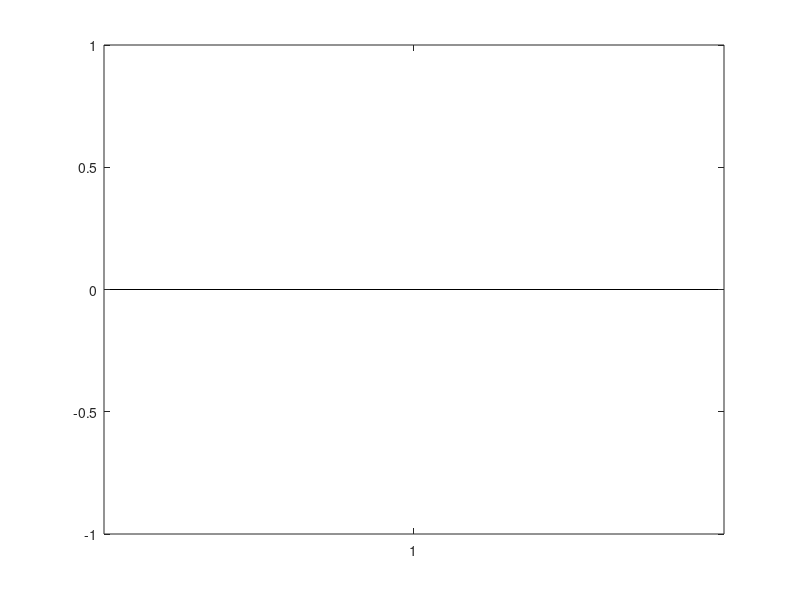

This figure's MATLAB source: (Note: this script raises an error after producing the figure.)
%% ------------------------------ Header ------------------------------- %%
% Filename:     ORRE_post_processing.m
% Description:  ORRE Post Processing Program input file (test)
% Authors:      D. Lukas and J. Davis
% Created on:   6-10-20
% Last updated: 8-9-20 by J. Davis
%% ------------------------------------ -------------------------------- %%

close all % close any open figures

% Define inputs:
directory = 'data\OSWEC_inertia\w_ballast\';     % current directory
datatype = 1;
ntaglines = 12;
nheaderlines = 1;
tagformat = '%s';
headerformat = '%s';
dataformat =  '%f';
headerdelimiter = char(9); %tab
datadelimiter = ' ';
commentstyle = '%';

% Get file list in directory
files = dir(fullfile(directory,'*.txt'));

% Sort file names based on run number
filenames = {files.name};
n = cellfun(@(x) str2double(x(4:end-4)),filenames,'UniformOutput',false);
[~, I] = sort(cell2mat(n));
filenames = filenames(I);

% Read in data if it is not already in the workspace
if ~exist('data','var')
    for i = 1:length(filenames)
    data.(['run',num2str(i)]) = pkg.fun.read_data(directory,filenames{i},datatype,ntaglines,...
        nheaderlines,tagformat,headerformat,dataformat,headerdelimiter,datadelimiter,commentstyle);
    end
    numruns = i; clear i;
end


% moment of inertia calc loop
g = 9.81;
d = 0.125; % from SW, no ballast
M = 6.446+7.044; % body + ballast (kg)


Tn  = zeros(numruns,1); % initialize vector to store dominant periods
wn  = zeros(numruns,1); 
Iyy = zeros(numruns,1);

plotloop = false;

for runnum = 1:numruns
    
    run = ['run',num2str(runnum)];

    phi0 = min(data.(run).ch2(data.(run).ch2 == min(data.(run).ch2)));
    t0   = min(data.(run).ch1(data.(run).ch2 == phi0));
    t    = data.(run).ch1(data.(run).ch1 >= t0)-t0;
    phi_raw  = data.(run).ch2(data.(run).ch1 >= t0); phi_raw = phi_raw-mean(phi_raw(end-100:end-5));

    % lowpass filter
    [f_raw,P_raw] = pkg.fun.plt_fft(t,phi_raw);
    passbandfreq = 5; % Hz
    [phi,filter] = lowpass(phi_raw,passbandfreq,(2*10^-3)^(-1),'Steepness',0.95);
    [f,P,Tn(runnum)] = pkg.fun.plt_fft(t,phi);
    
    if plotloop == true
        figure
            semilogx(f_raw,P_raw,'DisplayName','Original'); hold on
            semilogx(f,P,'DisplayName','Filtered'); 
            xline(passbandfreq,'DisplayName','Passband frequency')
            legend()
            xlabel('f(Hz)')
            ylabel('P1')

        figure
            plot(t,phi_raw,'DisplayName','Original'); hold on
            plot(t,phi,'DisplayName','Filtered')
            legend()
            xlabel('t(s)')
            ylabel('phi(deg)')
    end
wn(runnum)  = 2*pi/Tn(runnum);
Iyy(runnum) = M*g*d/wn(runnum)^2; % kg-m^2        
end

Tn_mean  = mean(Tn);
Tn_stdev = std(Tn);

Iyy_mean = mean(Iyy);
Iyy_std  = std(Iyy);

IyySW   = 0.6583; % kg-m^2

figure
bar(1,Iyy_mean,'DisplayName','Swing Test'); hold on
    er = errorbar(1,Iyy_mean,Iyy_std,Iyy_std,'DisplayName','Swing Test STDEV');
    er.Color = [0 0 0];                            
    er.LineStyle = 'none';
bar(2,IyySW,'DisplayName','SW')
ylabel('Iyy (kg-m^2)')
%xticks('exp','SW')
legend()
